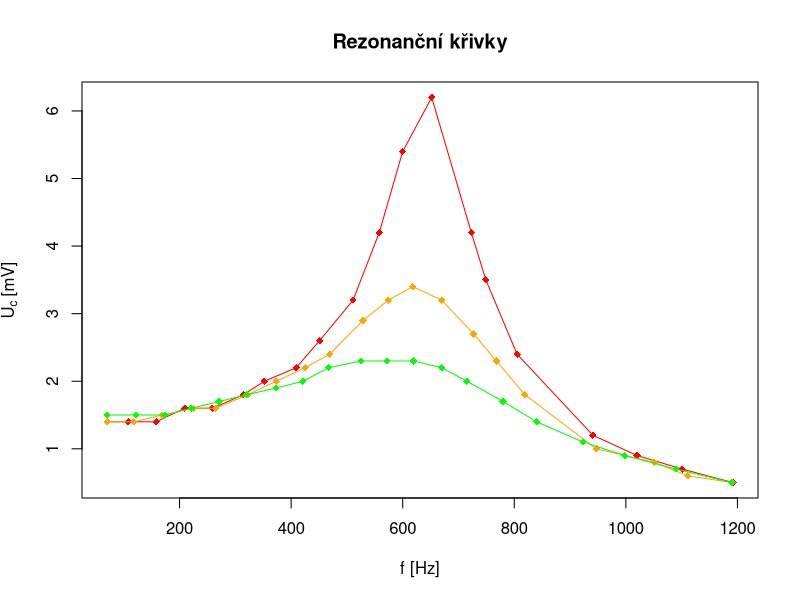

Write the R code that produced this figure.
data <- read.csv("mereni.csv", header=T)

postscript(file="graf.eps", encoding="CP1250")

plot(data[5:6], col="red", type="o", lty=1, pch=18,
	xlab="f [Hz]", ylab=expression(U[c]~"[mV]"), 
	main="Rezonanční křivky")
points(data[3:4], col="orange", type="o", lty=1, pch=18)
points(data[1:2], col="green", type="o", lty=1, pch=18)

dev.off()
